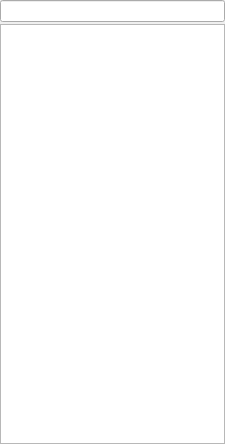
<?xml version="1.0" encoding="UTF-8"?>
<ui version="4.0">
 <class>mvd::ApplicationsToolBox</class>
 <widget class="QDockWidget" name="mvd::ApplicationsToolBox">
  <property name="geometry">
   <rect>
    <x>0</x>
    <y>0</y>
    <width>225</width>
    <height>444</height>
   </rect>
  </property>
  <property name="windowTitle">
   <string>OTB Applications</string>
  </property>
  <widget class="QWidget" name="dockWidgetContents">
   <layout class="QVBoxLayout" name="verticalLayout">
    <property name="spacing">
     <number>2</number>
    </property>
    <property name="margin">
     <number>0</number>
    </property>
    <item>
     <widget class="QLineEdit" name="m_SearchLine"/>
    </item>
    <item>
     <widget class="QTreeWidget" name="m_AlgorithmsTree">
      <property name="contextMenuPolicy">
       <enum>Qt::CustomContextMenu</enum>
      </property>
      <property name="headerHidden">
       <bool>true</bool>
      </property>
      <column>
       <property name="text">
        <string notr="true">1</string>
       </property>
      </column>
     </widget>
    </item>
   </layout>
  </widget>
 </widget>
 <resources/>
 <connections/>
</ui>
